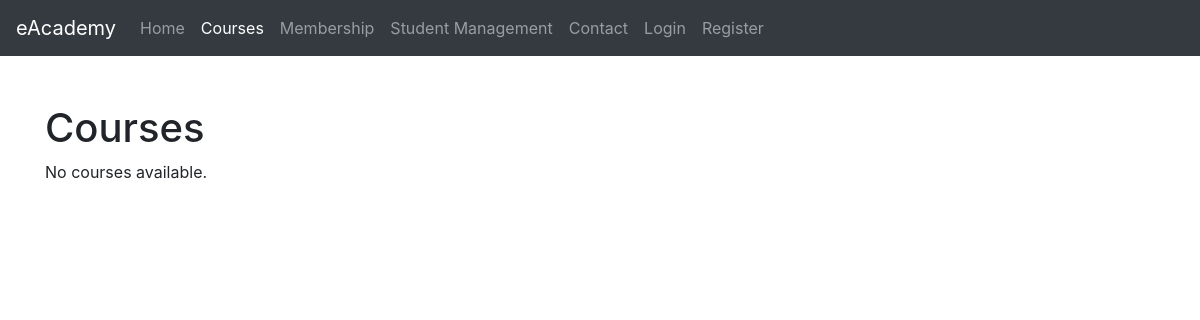
Page /courses/ on the earlier database version.
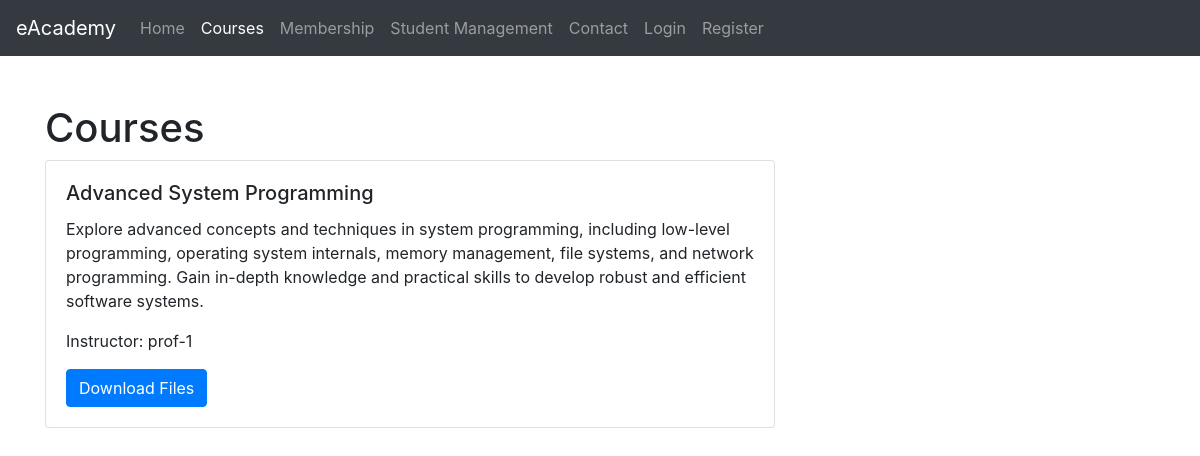
Same page on the later database version.
### eAcademyApp/models.py (models this page shows, shortened)
class Course(models.Model):
    title = models.CharField(max_length=200)
    description = models.TextField()
    instructor = models.ForeignKey(User, on_delete=models.CASCADE)
    files = models.FileField(upload_to='course_files/')
    created_at = models.DateTimeField(auto_now_add=True)
    updated_at = models.DateTimeField(auto_now=True)

### eAcademyApp/views.py (the view)
# urls.py: path('courses/', views.course_list, name='course_list'),
def course_list(request):
    courses = Course.objects.all()
    return render(request, 'course.html', {'courses': courses})

### templates/course.html (shortened to what this page needs)
{% extends 'base.html' %}
{% block content %}
    <div class="container mt-5">
        <h1>Courses</h1>
        <div class="row">
            <div class="col-md-8">
                <div class="course-list">
                    {% for course in courses %}
                        <div class="card mb-3">
                            <div class="card-body">
                                <h5 class="card-title">{{ course.title }}</h5>
                                <p class="card-text">{{ course.description }}</p>
                                <p class="card-text">Instructor: {{ course.instructor.username }}</p>
                                <a href="{{ course.files.url }}" class="btn btn-primary">Download Files</a>
                            </div>
                        </div>
                    {% empty %}
                        <p>No courses available.</p>
                    {% endfor %}
                </div>
            </div>
            <div class="col-md-4">
            </div>
        </div>
    </div>
{% endblock %}

Differences in the rows shown:
added Course: title "Advanced System Programming", description "Explore advanced concepts and techniques in system programming, including low-level programming, operating system internals, memory management, file systems, and network programming. Gain in-depth knowledge and practical skills to develop robust and efficient software systems.", instructor.username "prof-1"
Other differences:
text no longer shown: "No courses available."
